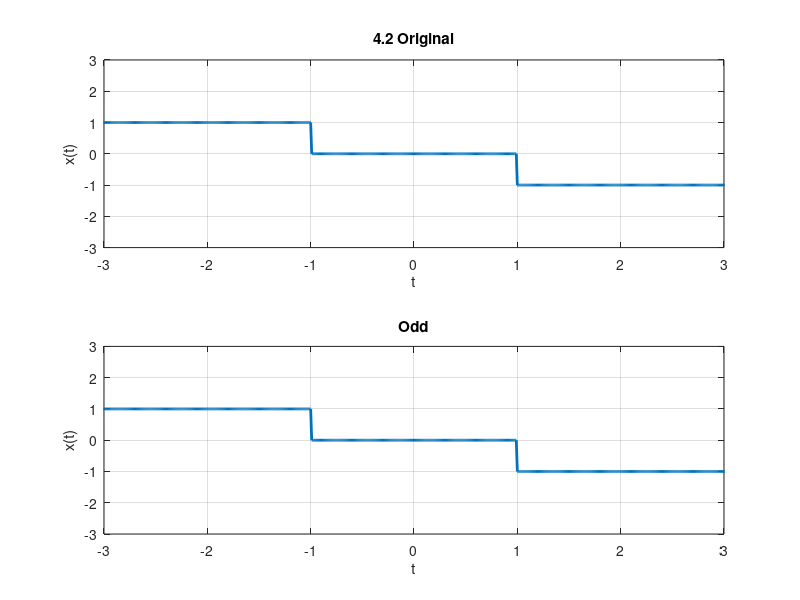

Source code (MATLAB):

t=[-5:.01:5]
u=ones( size(t) ) .* (t >= 0);
u1=-(ones( size(t) ) .* (t >= 1));
u2=(ones( size(t) ) .* (t <= -1));
subplot(211)
plot(t,u1+u2,'linewidth',2)
xlabel('t')
ylabel('x(t)')
title('4.2 Original')
axis([-3 3 -3 3])
grid


subplot(212)
plot(t,u1+u2,'linewidth',2)
xlabel('t')
ylabel('x(t)')
title('Odd')
axis([-3 3 -3 3])
grid